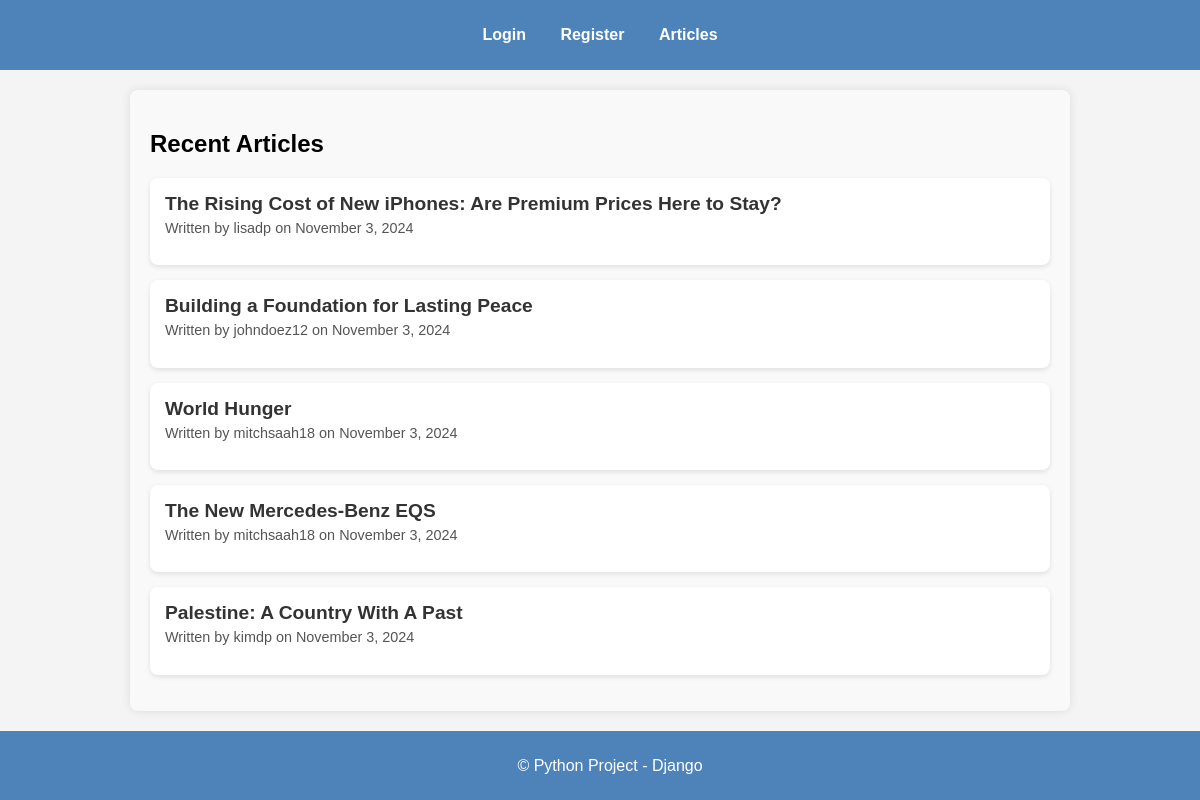
The app's page /, older data.
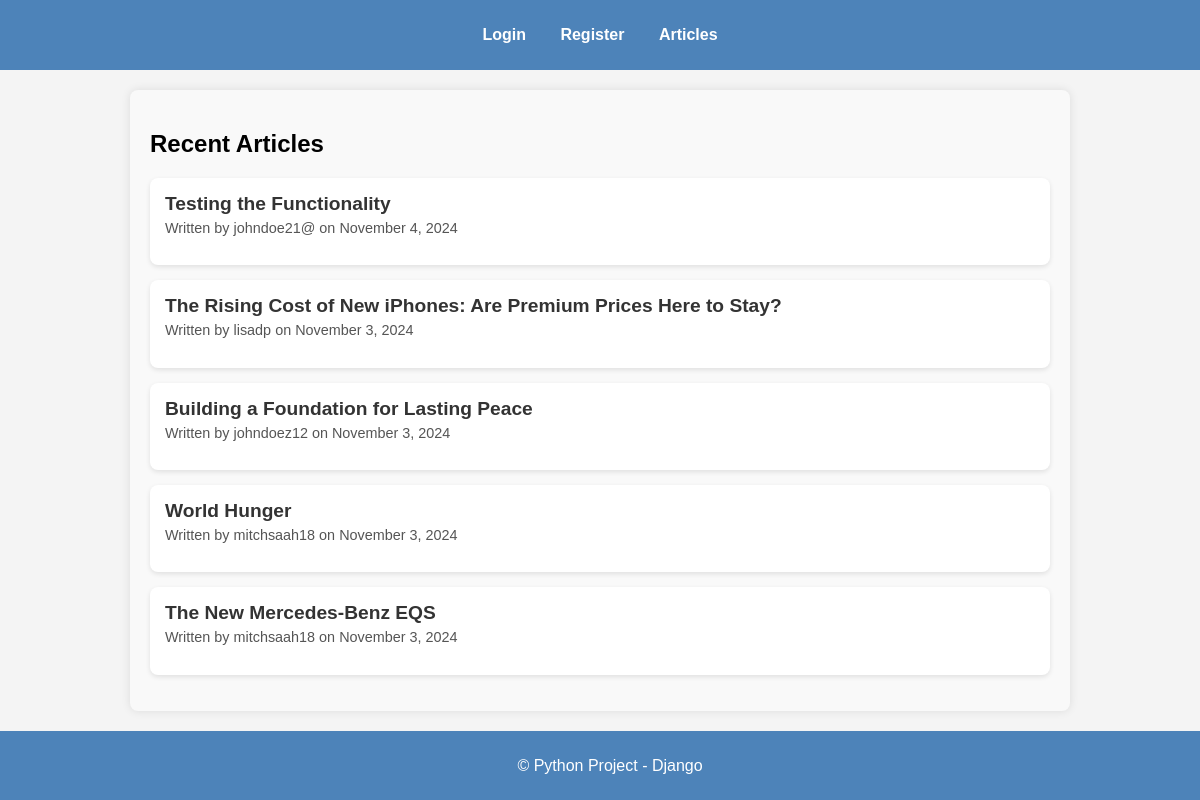
The same page, newer data.
### my_app/models.py (models this page shows, shortened)
class Article(models.Model):
    title = models.CharField(max_length=200)
    content = models.TextField()
    author = models.ForeignKey(User, on_delete=models.CASCADE)
    created_at = models.DateTimeField(auto_now_add=True)

### my_app/views.py (the view)
# urls.py: path('', views.home, name='home'),
def home(request):
    recent_articles = Article.objects.order_by('-created_at')[:5]
    return render(request, 'base.html', {'recent_articles': recent_articles})

### my_app/templates/base.html (shortened to what this page needs)
{% load static %}
<!DOCTYPE html>
<html lang="en">
<head>
    <link rel="stylesheet" href="{% static 'css/style.css' %}">
</head>
<body>
    <header>
        <nav>
            <ul>
                {% if user.is_authenticated %}
                    <li><a href="{% url 'article_list' %}">Articles</a></li>
                    <li><a href="{% url 'add_article' %}">Add Article</a></li>
                    <li>
                    <form action="{% url 'logout' %}" method="post" style="display:inline;">
                            {% csrf_token %}
                            <button type="submit" style="background:none; border:none; color:blue; cursor:pointer;">Logout</button>
                        </form>
                    </li>
                {% else %}
                    <li><a href="{% url 'login' %}">Login</a></li>
                    <li><a href="{% url 'register' %}">Register</a></li>
                    <li><a href="{% url 'article_list' %}">Articles</a></li>
                {% endif %}
            </ul>
        </nav>
    </header>
    <main>
         <div class="content">
            {% if recent_articles %}
            <div class="recent-articles-container">
                <h2>Recent Articles</h2>
                <ul class="article-list">
                    {% for article in recent_articles %}
                        <li class="article-card">
                            <a href="{% url 'article_detail' article.pk %}" class="article-link">{{ article.title }}</a>
                            <p>Written by {{ article.author.username }} on {{ article.created_at|date:"F j, Y" }}</p>
                        </li>
                    {% endfor %}
                </ul>
            </div>
            {% endif %}
        </div>
    </main>
    <footer>
        <p>&copy; Python Project - Django</p>
    </footer>
</body>
</html>

Row changes from the older to the newer data that the page shows:
no longer on this page (row unchanged): Article: title "Palestine: A Country With A Past", author.username "kimdp", created_at "November 3, 2024"
added Article: title "Testing the Functionality", author.username "johndoe21@", created_at "November 4, 2024"
